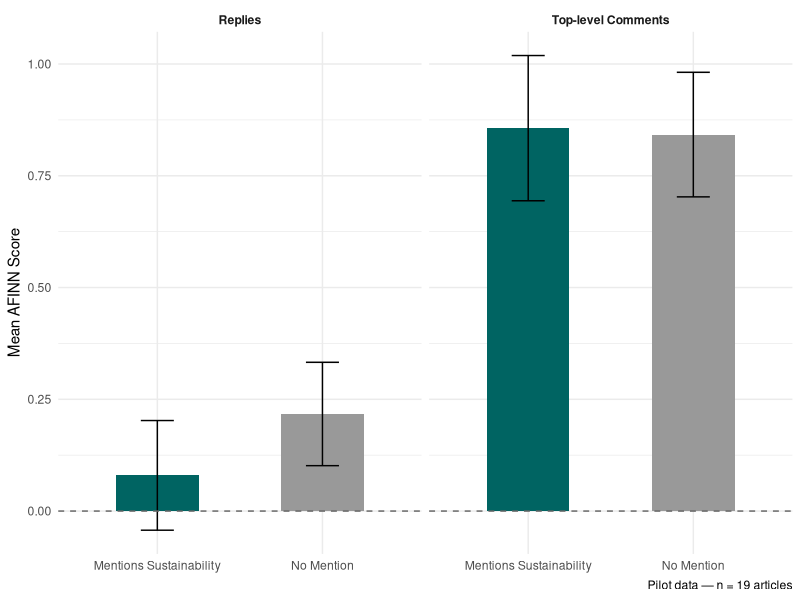
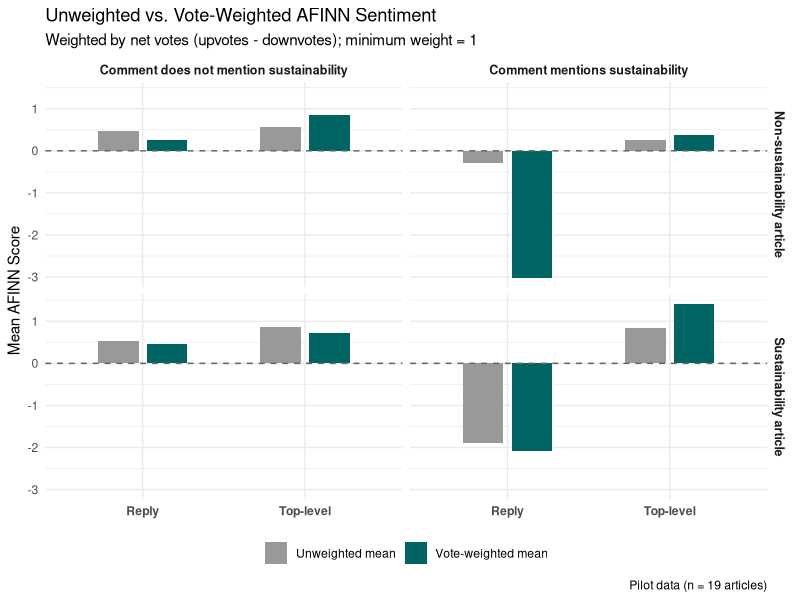

Recreate these plots in R, in order.
## ---- chunk 1
#| label: setup
#| include: false

library(tidyverse)
library(tidytext)
library(here)

comments_sentiment <- read_csv("comments_sentiment.csv")

# Calculate net votes and weight (minimum 1 so zero-vote comments contribute)
comments_sentiment <- comments_sentiment %>%
  mutate(
    net_votes      = upvotes - downvotes,
    vote_weight    = pmax(net_votes, 1)
  )

# Weighted mean AFINN function
weighted_afinn <- function(score, weight) {
  sum(score * weight, na.rm = TRUE) / sum(weight[!is.na(score)], na.rm = TRUE)
}
## ---- chunk 2
#| label: fig-sustainability-sentiment
#| fig-cap: "Vote-weighted comment sentiment by article sustainability mention"
#| warning: false

comments_sentiment %>%
  group_by(article_has_sustainability_flag, is_reply) %>%
  summarise(
    mean_afinn = weighted_afinn(afinn_score, vote_weight),
    se         = sd(afinn_score, na.rm = TRUE) / sqrt(n()),
    .groups    = "drop"
  ) %>%
  mutate(
    comment_type   = if_else(is_reply, "Replies", "Top-level Comments"),
    sustainability = if_else(article_has_sustainability_flag,
                             "Mentions Sustainability", "No Mention")
  ) %>%
  ggplot(aes(x = sustainability, y = mean_afinn, fill = sustainability)) +
  geom_col(width = 0.5) +
  geom_errorbar(aes(ymin = mean_afinn - se, ymax = mean_afinn + se),
                width = 0.2) +
  geom_hline(yintercept = 0, linetype = "dashed", colour = "grey40") +
  facet_wrap(~ comment_type) +
  scale_fill_manual(values = c("No Mention" = "#999999",
                               "Mentions Sustainability" = "#006462")) +
  labs(x = NULL, y = "Mean AFINN Score",
       caption = "Pilot data — n = 19 articles") +
  theme_minimal() +
  theme(legend.position = "none",
        strip.text = element_text(face = "bold"))
## ---- chunk 3
#| label: fig-votes-sentiment
#| fig-cap: "Mean AFINN Sentiment Score by Article Type and Sustainability Mention"
#| warning: false

sentiment_visualization <- comments_sentiment %>%
  group_by(tags_series, article_has_sustainability_flag, is_reply) %>%
  summarise(
    mean_afinn = weighted_afinn(afinn_score, vote_weight),
    se         = sd(afinn_score, na.rm = TRUE) / sqrt(n()),
    n          = n(),
    .groups    = "drop"
  ) %>%
  mutate(
    comment_type   = if_else(is_reply, "Replies", "Top-level Comments"),
    sustainability = if_else(article_has_sustainability_flag,
                             "Mentions Sustainability", "No Sustainability Mentions")
  ) %>%
  ggplot(aes(x = tags_series, y = mean_afinn, fill = sustainability)) +
  geom_col(position = position_dodge(width = 0.7), width = 0.6) +
  geom_errorbar(
    aes(ymin = mean_afinn - se, ymax = mean_afinn + se),
    position = position_dodge(width = 0.7),
    width = 0.2
  ) +
  geom_hline(yintercept = 0, linetype = "dashed", colour = "grey40") +
  facet_wrap(~ comment_type) +
  scale_fill_manual(values = c("No Sustainability Mentions" = "#999999",
                               "Mentions Sustainability"    = "#006462")) +
  labs(
    title    = "Mean AFINN Sentiment Score by Article Type and Sustainability Mention",
    subtitle = "Vote-weighted means | Error bars show ±1 standard error | Pilot data (n = 19 articles)",
    x        = "Article Type",
    y        = "Mean AFINN Score",
    fill     = NULL,
    caption  = "Positive scores indicate more positive sentiment"
  ) +
  theme_minimal() +
  theme(
    axis.text.x     = element_text(angle = 45, hjust = 1),
    legend.position = "bottom",
    strip.text      = element_text(face = "bold"),
    plot.title      = element_text(face = "bold", size = 14, colour = "#003B71")
  )
## ---- chunk 4
#| label: fig-votes-sentiment-2
#| fig-cap: "Unweighted vs. Vote-Weighted AFINN Sentiment"
#| warning: false

comments_sentiment %>%
  group_by(article_has_sustainability_flag,
           comment_has_sustainability_flag,
           is_reply) %>%
  summarise(
    unweighted = mean(afinn_score, na.rm = TRUE),
    weighted   = weighted_afinn(afinn_score, vote_weight),
    n          = n(),
    .groups    = "drop"
  ) %>%
  pivot_longer(cols = c(unweighted, weighted),
               names_to  = "scoring_method",
               values_to = "mean_afinn") %>%
  mutate(
    article_sustainability = if_else(
      article_has_sustainability_flag,
      "Sustainability article", "Non-sustainability article"
    ),
    comment_sustainability = if_else(
      comment_has_sustainability_flag,
      "Comment mentions sustainability", "Comment does not mention sustainability"
    ),
    comment_type = if_else(is_reply, "Reply", "Top-level")
  ) %>%
  ggplot(aes(x = comment_type, y = mean_afinn, fill = scoring_method)) +
  geom_col(position = position_dodge(width = 0.6), width = 0.5) +
  geom_hline(yintercept = 0, linetype = "dashed", colour = "grey40") +
  facet_grid(article_sustainability ~ comment_sustainability) +
  scale_fill_manual(
    values = c("unweighted" = "#999999", "weighted" = "#006462"),
    labels = c("unweighted" = "Unweighted mean", "weighted" = "Vote-weighted mean")
  ) +
  labs(
    title    = "Unweighted vs. Vote-Weighted AFINN Sentiment",
    subtitle = "Weighted by net votes (upvotes - downvotes); minimum weight = 1",
    x        = NULL,
    y        = "Mean AFINN Score",
    fill     = NULL,
    caption  = "Pilot data (n = 19 articles)"
  ) +
  theme_minimal() +
  theme(
    legend.position = "bottom",
    strip.text      = element_text(face = "bold", size = 9),
    axis.text.x     = element_text(face = "bold")
  )
